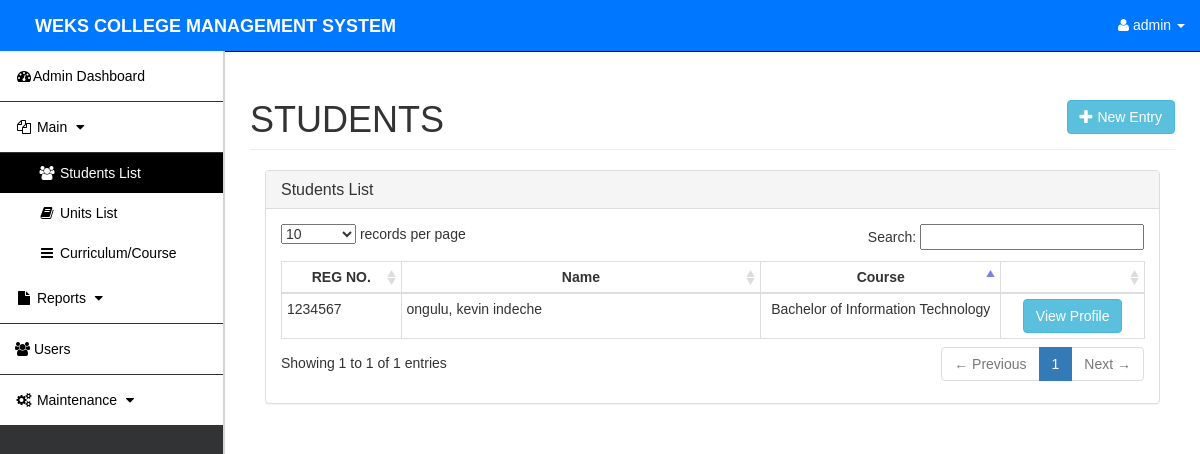
The page /rms.php?page=Students (signed in) on the database as committed earlier.
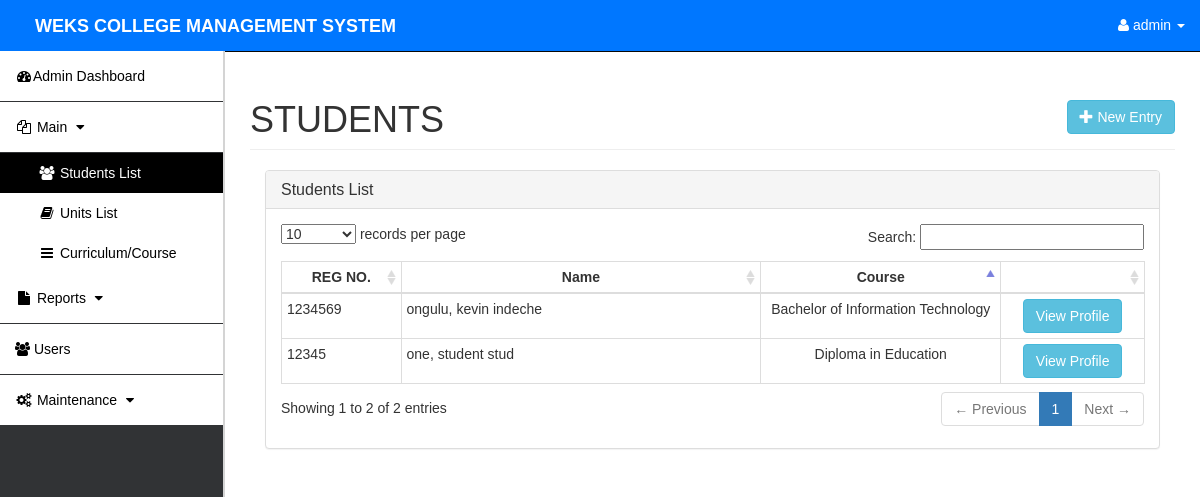
The same page on the database as committed later.
### tables this page shows
CREATE TABLE `students` (
  `STUDENT_ID` int(50) NOT NULL,
  `REGISTRATION_NUMBER` varchar(12) NOT NULL,
  `PROGRAM` int(20) NOT NULL,
  `PG_NAME` varchar(100) NOT NULL,
  `PG_ADDRESS` varchar(255) NOT NULL,
  `PG_PHONE` varchar(15) NOT NULL,
  `HS_NAME` varchar(100) NOT NULL,
  `HS_GRADE` varchar(2) NOT NULL,
  `HS_YEAR_COMPLETED` year(4) NOT NULL,
  `USER` int(10) NOT NULL,
  `study_year` int(10) NOT NULL DEFAULT 1
);

CREATE TABLE `user` (
  `USER_ID` int(11) NOT NULL,
  `LASTNAME` varchar(30) NOT NULL,
  `FIRSTNAME` varchar(30) NOT NULL,
  `MIDDLE_NAME` varchar(100) NOT NULL,
  `USERNAME` varchar(100) NOT NULL,
  `USER_TYPE` varchar(15) NOT NULL,
  `ADDRESS` varchar(255) NOT NULL,
  `GENDER` varchar(10) NOT NULL,
  `DOB` date NOT NULL DEFAULT current_timestamp(),
  `EMAIL` varchar(100) NOT NULL,
  `PASSWORD` varchar(255) NOT NULL DEFAULT '0192023a7bbd73250516f069df18b500'
);

CREATE TABLE `program` (
  `PROGRAM_ID` int(20) NOT NULL,
  `PROGRAM` varchar(255) NOT NULL,
  `DESCRIPTION` varchar(50) NOT NULL,
  `no_of_years` int(10) NOT NULL DEFAULT 1
);

### Students.php (the view, shortened to what this page needs)
          <h1 class="page-header">STUDENTS <button style="float:right" type="button" class="btn btn-info" data-toggle="modal" data-target="#myModal">
      <i class="glyphicon glyphicon-plus"></i> New Entry</button></h1>
       <div class="col-md-12">
       <div class="panel panel-default">
        <div class="panel-heading">
          <h3 class="panel-title">Students List</h3>
        </div>
        <div class="panel-body">
  <table id="students" class="table table-bordered table-condensed">
    <thead>
      <tr id="heads">
        <th style="width:10%;text-align:center">REG NO.</th>
        <th style="width:30%;text-align:center">Name</th>
        <th style="width:20%;text-align:center">Course</th>
        <th style="width:10%"></th>
      </tr>
    </thead>
    <tbody>
    <?php
    include 'db.php';
    $sql=  mysqli_query($conn, "SELECT * FROM students JOIN program ON students.PROGRAM=program.PROGRAM_ID JOIN user ON students.USER=user.USER_ID order by user.LASTNAME ");
    while($row = mysqli_fetch_array($sql)) {
    ?>
      <tr>
        <td><?php echo $row['REGISTRATION_NUMBER'] ?></td>
        <td><?php echo $row['LASTNAME'] . ', ' . $row['FIRSTNAME']. ' ' . $row['MIDDLE_NAME'] ?></td>
        <td style="text-align:center"><?php echo $row['PROGRAM'] ?> </td>
      <td style="text-align:center">
     <a class="btn btn-info" data-toggle="modal" data-target="#view-modal" data-id="<?php echo $row['STUDENT_ID'] ?>" id="getUser">View Profile</a>
     </td>
       </tr>
      <?php
    }
      ?>
    </tbody>
  </table>
</div>
</div>
</div>

Rows that differ between the two databases and show on the page:
added students: REGISTRATION_NUMBER "12345", USER.LASTNAME "one", USER.FIRSTNAME "student", USER.MIDDLE_NAME "stud", PROGRAM.PROGRAM "Diploma in Education"
changed students "ongulu": REGISTRATION_NUMBER "1234567" → "1234569"
Other text that changed with them:
text written by a page script: "records per page Search: Showing 1 to 1 of 1 entries ← Previous 1 Next →" → "records per page Search: Showing 1 to 2 of 2 entries ← Previous 1 Next →"
